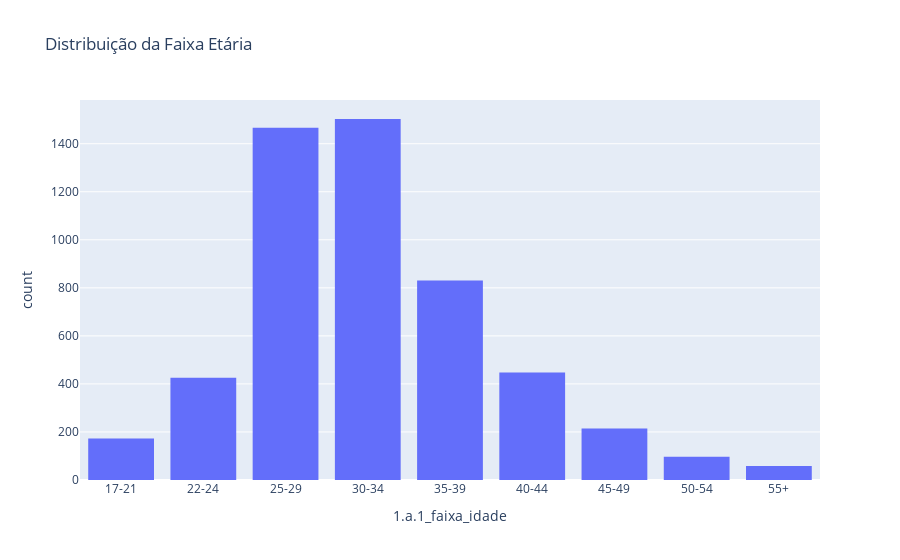

Notebook code cell kept with this figure:
### Markdown cell above
#### 5. Gráficos Exploratórios Iniciais

### Code cell
# Faixa etária
g1 = px.histogram(df, x="1.a.1_faixa_idade", title="Distribuição da Faixa Etária")
g1.show()

### Figure 1 — Plotly figure (JSON) as saved in the notebook; plotly's stock layout.template omitted (floating-point values rounded to 4 significant figures; data arrays with more than 128 entries replaced by an {"elided": "..."} marker saying what was removed)
{"data": [{"bingroup": "x", "hovertemplate": "1.a.1_faixa_idade=%{x}<br>count=%{y}<extra></extra>", "legendgroup": "", "marker": {"color": "#636efa", "pattern": {"shape": ""}}, "name": "", "orientation": "v", "showlegend": false, "type": "histogram", "x": {"elided": "5217 str values"}, "xaxis": "x", "yaxis": "y"}], "layout": {"barmode": "relative", "legend": {"tracegroupgap": 0}, "title": {"text": "Distribuição da Faixa Etária"}, "xaxis": {"anchor": "y", "domain": [0, 1], "title": {"text": "1.a.1_faixa_idade"}}, "yaxis": {"anchor": "x", "domain": [0, 1], "title": {"text": "count"}}}}
